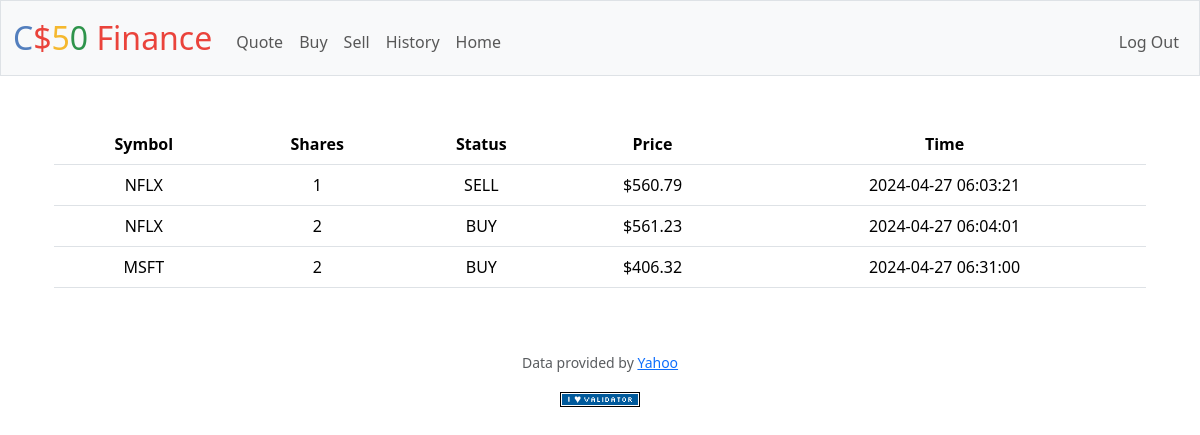
Screenshot of /history (signed in) with the database file from the repository.
### tables this page shows
CREATE TABLE logs(session_id INTEGER PRIMARY KEY AUTOINCREMENT NOT NULL,symbol VARCHAR(100),price NUMERIC NOT NULL,status VARCHAR(10) NOT NULL,created_at TIMESTAMP DEFAULT CURRENT_TIMESTAMP, user_id INT NOT NULL, shares INT NOT NULL,FOREIGN KEY (user_id) REFERENCES users(id));

### app.py (the view)
@app.route("/history")
@login_required
def history():
    rows = db.execute(
        "SELECT symbol,price,status,created_at,shares FROM logs WHERE user_id = ? ORDER BY session_id",
        session["user_id"],
    )
    for row in rows:
        row["price"] = "{:.2f}".format(round(float(row["price"]), 2))
    return render_template("logs.html", rows=rows)

### app.py (called while the page is built)
@app.after_request
def after_request(response):
    response.headers["Cache-Control"] = "no-cache, no-store, must-revalidate"
    response.headers["Expires"] = 0
    response.headers["Pragma"] = "no-cache"
    return response

### helpers.py (called while the page is built)
def login_required(f):
    @wraps(f)
    def decorated_function(*args, **kwargs):
        if session.get("user_id") is None:
            return redirect("/login")
        return f(*args, **kwargs)
    return decorated_function

### templates/logs.html (shortened to what this page needs)
{% extends "layout.html" %}
{% block main %}
<div class="container">
    <table class="table">
      <thead>
        <tr>
          <th>Symbol</th>
          <th>Shares</th>
          <th>Status</th>
          <th>Price</th>
          <th>Time</th>
        </tr>
      </thead>
      <tbody>
        {% for item in rows %}
            <tr>
              <td> {{item.symbol}}</td>
              <td> {{item.shares}}</td>
              <td>{{item.status}}</td>
              <td>${{item.price}}</td>
              <td>{{item.created_at}}</td>
            </tr>
        {% endfor %}
    </tbody>
</table>
</div>
{% endblock %}

### rows the page displays
logs: symbol "NFLX", shares "1", status "SELL", price "560.79", created_at "2024-04-27 06:03:21"
logs: symbol "NFLX", shares "2", status "BUY", price "561.23", created_at "2024-04-27 06:04:01"
logs: symbol "MSFT", shares "2", status "BUY", price "406.32", created_at "2024-04-27 06:31:00"
